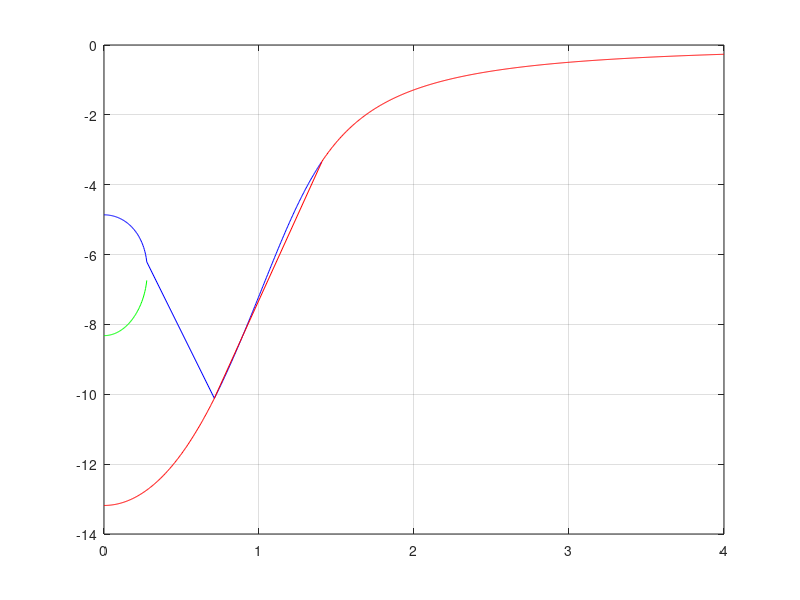

Reproduce this figure in MATLAB.
%nonlinearplot3

b=-0.01;
F=4;
w0=1;
g=0.2;
lim=4;
res=1000;
i1=0;i2=0;i3=0;i4=0;i5=0;i6=0;
a1=0;a2=0;a3=0;a4=0;a5=0;a6=0;W=0;w1=0;w3=0;w5=0;
for w=0:lim/res:lim
    a=1/3*sqrt(-2*b*(8*w0^6-24*w0^4*w^2+24*w0^2*w^4+288*g^2*w^2*w0^2-288*g^2*w^4-8*w^6+81*F^2*b+3*sqrt(3)*sqrt(1728*g^2*w^2*w0^2*F^2*b+243*F^4*b^2+4096*g^6*w^6+2048*g^4*w^8+256*g^2*w^10-144*w0^4*w^2*F^2*b+144*w0^2*w^4*F^2*b-1728*g^2*w^4*F^2*b+256*w0^8*g^2*w^2+2048*w0^4*g^4*w^4-1024*w0^6*w^4*g^2-1024*w0^2*w^8*g^2-4096*w0^2*w^6*g^4+1536*w0^4*g^2*w^6+48*w0^6*F^2*b-48*w^6*F^2*b))^(1/3)*(48*g^2*w^2-(8*w0^6-24*w0^4*w^2+24*w0^2*w^4+288*g^2*w^2*w0^2-288*g^2*w^4-8*w^6+81*F^2*b+3*sqrt(3)*sqrt(1728*g^2*w^2*w0^2*F^2*b+243*F^4*b^2+4096*g^6*w^6+2048*g^4*w^8+256*g^2*w^10-144*w0^4*w^2*F^2*b+144*w0^2*w^4*F^2*b-1728*g^2*w^4*F^2*b+256*w0^8*g^2*w^2+2048*w0^4*g^4*w^4-1024*w0^6*w^4*g^2-1024*w0^2*w^8*g^2-4096*w0^2*w^6*g^4+1536*w0^4*g^2*w^6+48*w0^6*F^2*b-48*w^6*F^2*b))^(2/3)-4*w0^4+8*w0^2*w^2-4*w^4+4*(8*w0^6-24*w0^4*w^2+24*w0^2*w^4+288*g^2*w^2*w0^2-288*g^2*w^4-8*w^6+81*F^2*b+3*sqrt(3)*sqrt(1728*g^2*w^2*w0^2*F^2*b+243*F^4*b^2+4096*g^6*w^6+2048*g^4*w^8+256*g^2*w^10-144*w0^4*w^2*F^2*b+144*w0^2*w^4*F^2*b-1728*g^2*w^4*F^2*b+256*w0^8*g^2*w^2+2048*w0^4*g^4*w^4-1024*w0^6*w^4*g^2-1024*w0^2*w^8*g^2-4096*w0^2*w^6*g^4+1536*w0^4*g^2*w^6+48*w0^6*F^2*b-48*w^6*F^2*b))^(1/3)*w0^2-4*(8*w0^6-24*w0^4*w^2+24*w0^2*w^4+288*g^2*w^2*w0^2-288*g^2*w^4-8*w^6+81*F^2*b+3*sqrt(3)*sqrt(1728*g^2*w^2*w0^2*F^2*b+243*F^4*b^2+4096*g^6*w^6+2048*g^4*w^8+256*g^2*w^10-144*w0^4*w^2*F^2*b+144*w0^2*w^4*F^2*b-1728*g^2*w^4*F^2*b+256*w0^8*g^2*w^2+2048*w0^4*g^4*w^4-1024*w0^6*w^4*g^2-1024*w0^2*w^8*g^2-4096*w0^2*w^6*g^4+1536*w0^4*g^2*w^6+48*w0^6*F^2*b-48*w^6*F^2*b))^(1/3)*w^2))/(b*(8*w0^6-24*w0^4*w^2+24*w0^2*w^4+288*g^2*w^2*w0^2-288*g^2*w^4-8*w^6+81*F^2*b+3*sqrt(3)*sqrt(1728*g^2*w^2*w0^2*F^2*b+243*F^4*b^2+4096*g^6*w^6+2048*g^4*w^8+256*g^2*w^10-144*w0^4*w^2*F^2*b+144*w0^2*w^4*F^2*b-1728*g^2*w^4*F^2*b+256*w0^8*g^2*w^2+2048*w0^4*g^4*w^4-1024*w0^6*w^4*g^2-1024*w0^2*w^8*g^2-4096*w0^2*w^6*g^4+1536*w0^4*g^2*w^6+48*w0^6*F^2*b-48*w^6*F^2*b))^(1/3));
    if abs(imag(a))<0.1
       i1=i1+1;
        w1(i1)=w;
        a1(i1)=real(a);
    end

    a=1/3*sqrt(b*(8*w0^6-24*w0^4*w^2+24*w0^2*w^4+288*g^2*w^2*w0^2-288*g^2*w^4-8*w^6+81*F^2*b+3*sqrt(3)*sqrt(1728*g^2*w^2*w0^2*F^2*b+243*F^4*b^2+4096*g^6*w^6+2048*g^4*w^8+256*g^2*w^10-144*w0^4*w^2*F^2*b+144*w0^2*w^4*F^2*b-1728*g^2*w^4*F^2*b+256*w0^8*g^2*w^2+2048*w0^4*g^4*w^4-1024*w0^6*w^4*g^2-1024*w0^2*w^8*g^2-4096*w0^2*w^6*g^4+1536*w0^4*g^2*w^6+48*w0^6*F^2*b-48*w^6*F^2*b))^(1/3)*(48*g^2*w^2-(8*w0^6-24*w0^4*w^2+24*w0^2*w^4+288*g^2*w^2*w0^2-288*g^2*w^4-8*w^6+81*F^2*b+3*sqrt(3)*sqrt(1728*g^2*w^2*w0^2*F^2*b+243*F^4*b^2+4096*g^6*w^6+2048*g^4*w^8+256*g^2*w^10-144*w0^4*w^2*F^2*b+144*w0^2*w^4*F^2*b-1728*g^2*w^4*F^2*b+256*w0^8*g^2*w^2+2048*w0^4*g^4*w^4-1024*w0^6*w^4*g^2-1024*w0^2*w^8*g^2-4096*w0^2*w^6*g^4+1536*w0^4*g^2*w^6+48*w0^6*F^2*b-48*w^6*F^2*b))^(2/3)-4*w0^4+8*w0^2*w^2+I*sqrt(3)*(8*w0^6-24*w0^4*w^2+24*w0^2*w^4+288*g^2*w^2*w0^2-288*g^2*w^4-8*w^6+81*F^2*b+3*sqrt(3)*sqrt(1728*g^2*w^2*w0^2*F^2*b+243*F^4*b^2+4096*g^6*w^6+2048*g^4*w^8+256*g^2*w^10-144*w0^4*w^2*F^2*b+144*w0^2*w^4*F^2*b-1728*g^2*w^4*F^2*b+256*w0^8*g^2*w^2+2048*w0^4*g^4*w^4-1024*w0^6*w^4*g^2-1024*w0^2*w^8*g^2-4096*w0^2*w^6*g^4+1536*w0^4*g^2*w^6+48*w0^6*F^2*b-48*w^6*F^2*b))^(2/3)-4*w^4-8*(8*w0^6-24*w0^4*w^2+24*w0^2*w^4+288*g^2*w^2*w0^2-288*g^2*w^4-8*w^6+81*F^2*b+3*sqrt(3)*sqrt(1728*g^2*w^2*w0^2*F^2*b+243*F^4*b^2+4096*g^6*w^6+2048*g^4*w^8+256*g^2*w^10-144*w0^4*w^2*F^2*b+144*w0^2*w^4*F^2*b-1728*g^2*w^4*F^2*b+256*w0^8*g^2*w^2+2048*w0^4*g^4*w^4-1024*w0^6*w^4*g^2-1024*w0^2*w^8*g^2-4096*w0^2*w^6*g^4+1536*w0^4*g^2*w^6+48*w0^6*F^2*b-48*w^6*F^2*b))^(1/3)*w0^2+8*(8*w0^6-24*w0^4*w^2+24*w0^2*w^4+288*g^2*w^2*w0^2-288*g^2*w^4-8*w^6+81*F^2*b+3*sqrt(3)*sqrt(1728*g^2*w^2*w0^2*F^2*b+243*F^4*b^2+4096*g^6*w^6+2048*g^4*w^8+256*g^2*w^10-144*w0^4*w^2*F^2*b+144*w0^2*w^4*F^2*b-1728*g^2*w^4*F^2*b+256*w0^8*g^2*w^2+2048*w0^4*g^4*w^4-1024*w0^6*w^4*g^2-1024*w0^2*w^8*g^2-4096*w0^2*w^6*g^4+1536*w0^4*g^2*w^6+48*w0^6*F^2*b-48*w^6*F^2*b))^(1/3)*w^2-4*I*sqrt(3)*w^4-4*I*sqrt(3)*w0^4+8*I*sqrt(3)*w0^2*w^2+48*I*sqrt(3)*g^2*w^2))/(b*(8*w0^6-24*w0^4*w^2+24*w0^2*w^4+288*g^2*w^2*w0^2-288*g^2*w^4-8*w^6+81*F^2*b+3*sqrt(3)*sqrt(1728*g^2*w^2*w0^2*F^2*b+243*F^4*b^2+4096*g^6*w^6+2048*g^4*w^8+256*g^2*w^10-144*w0^4*w^2*F^2*b+144*w0^2*w^4*F^2*b-1728*g^2*w^4*F^2*b+256*w0^8*g^2*w^2+2048*w0^4*g^4*w^4-1024*w0^6*w^4*g^2-1024*w0^2*w^8*g^2-4096*w0^2*w^6*g^4+1536*w0^4*g^2*w^6+48*w0^6*F^2*b-48*w^6*F^2*b))^(1/3));
    if abs(imag(a))<0.1
       i3=i3+1;
        w3(i3)=w;
        a3(i3)=real(a);
    end

    a=1/3*sqrt(-b*(8*w0^6-24*w0^4*w^2+24*w0^2*w^4+288*g^2*w^2*w0^2-288*g^2*w^4-8*w^6+81*F^2*b+3*sqrt(3)*sqrt(1728*g^2*w^2*w0^2*F^2*b+243*F^4*b^2+4096*g^6*w^6+2048*g^4*w^8+256*g^2*w^10-144*w0^4*w^2*F^2*b+144*w0^2*w^4*F^2*b-1728*g^2*w^4*F^2*b+256*w0^8*g^2*w^2+2048*w0^4*g^4*w^4-1024*w0^6*w^4*g^2-1024*w0^2*w^8*g^2-4096*w0^2*w^6*g^4+1536*w0^4*g^2*w^6+48*w0^6*F^2*b-48*w^6*F^2*b))^(1/3)*((8*w0^6-24*w0^4*w^2+24*w0^2*w^4+288*g^2*w^2*w0^2-288*g^2*w^4-8*w^6+81*F^2*b+3*sqrt(3)*sqrt(1728*g^2*w^2*w0^2*F^2*b+243*F^4*b^2+4096*g^6*w^6+2048*g^4*w^8+256*g^2*w^10-144*w0^4*w^2*F^2*b+144*w0^2*w^4*F^2*b-1728*g^2*w^4*F^2*b+256*w0^8*g^2*w^2+2048*w0^4*g^4*w^4-1024*w0^6*w^4*g^2-1024*w0^2*w^8*g^2-4096*w0^2*w^6*g^4+1536*w0^4*g^2*w^6+48*w0^6*F^2*b-48*w^6*F^2*b))^(2/3)+4*w0^4-8*w0^2*w^2-48*g^2*w^2+4*w^4+8*(8*w0^6-24*w0^4*w^2+24*w0^2*w^4+288*g^2*w^2*w0^2-288*g^2*w^4-8*w^6+81*F^2*b+3*sqrt(3)*sqrt(1728*g^2*w^2*w0^2*F^2*b+243*F^4*b^2+4096*g^6*w^6+2048*g^4*w^8+256*g^2*w^10-144*w0^4*w^2*F^2*b+144*w0^2*w^4*F^2*b-1728*g^2*w^4*F^2*b+256*w0^8*g^2*w^2+2048*w0^4*g^4*w^4-1024*w0^6*w^4*g^2-1024*w0^2*w^8*g^2-4096*w0^2*w^6*g^4+1536*w0^4*g^2*w^6+48*w0^6*F^2*b-48*w^6*F^2*b))^(1/3)*w0^2-8*(8*w0^6-24*w0^4*w^2+24*w0^2*w^4+288*g^2*w^2*w0^2-288*g^2*w^4-8*w^6+81*F^2*b+3*sqrt(3)*sqrt(1728*g^2*w^2*w0^2*F^2*b+243*F^4*b^2+4096*g^6*w^6+2048*g^4*w^8+256*g^2*w^10-144*w0^4*w^2*F^2*b+144*w0^2*w^4*F^2*b-1728*g^2*w^4*F^2*b+256*w0^8*g^2*w^2+2048*w0^4*g^4*w^4-1024*w0^6*w^4*g^2-1024*w0^2*w^8*g^2-4096*w0^2*w^6*g^4+1536*w0^4*g^2*w^6+48*w0^6*F^2*b-48*w^6*F^2*b))^(1/3)*w^2+I*sqrt(3)*(8*w0^6-24*w0^4*w^2+24*w0^2*w^4+288*g^2*w^2*w0^2-288*g^2*w^4-8*w^6+81*F^2*b+3*sqrt(3)*sqrt(1728*g^2*w^2*w0^2*F^2*b+243*F^4*b^2+4096*g^6*w^6+2048*g^4*w^8+256*g^2*w^10-144*w0^4*w^2*F^2*b+144*w0^2*w^4*F^2*b-1728*g^2*w^4*F^2*b+256*w0^8*g^2*w^2+2048*w0^4*g^4*w^4-1024*w0^6*w^4*g^2-1024*w0^2*w^8*g^2-4096*w0^2*w^6*g^4+1536*w0^4*g^2*w^6+48*w0^6*F^2*b-48*w^6*F^2*b))^(2/3)-4*I*sqrt(3)*w0^4+8*I*sqrt(3)*w0^2*w^2+48*I*sqrt(3)*g^2*w^2-4*I*sqrt(3)*w^4))/(b*(8*w0^6-24*w0^4*w^2+24*w0^2*w^4+288*g^2*w^2*w0^2-288*g^2*w^4-8*w^6+81*F^2*b+3*sqrt(3)*sqrt(1728*g^2*w^2*w0^2*F^2*b+243*F^4*b^2+4096*g^6*w^6+2048*g^4*w^8+256*g^2*w^10-144*w0^4*w^2*F^2*b+144*w0^2*w^4*F^2*b-1728*g^2*w^4*F^2*b+256*w0^8*g^2*w^2+2048*w0^4*g^4*w^4-1024*w0^6*w^4*g^2-1024*w0^2*w^8*g^2-4096*w0^2*w^6*g^4+1536*w0^4*g^2*w^6+48*w0^6*F^2*b-48*w^6*F^2*b))^(1/3));
    if abs(imag(a))<0.1
       i5=i5+1;
        w5(i5)=w;
        a5(i5)=real(a);
    end

end
figure(1);%clf;
plot(w1,a1,'b');grid on;hold on;
plot(w3,a3,'r');
plot(w5,a5,'g');
